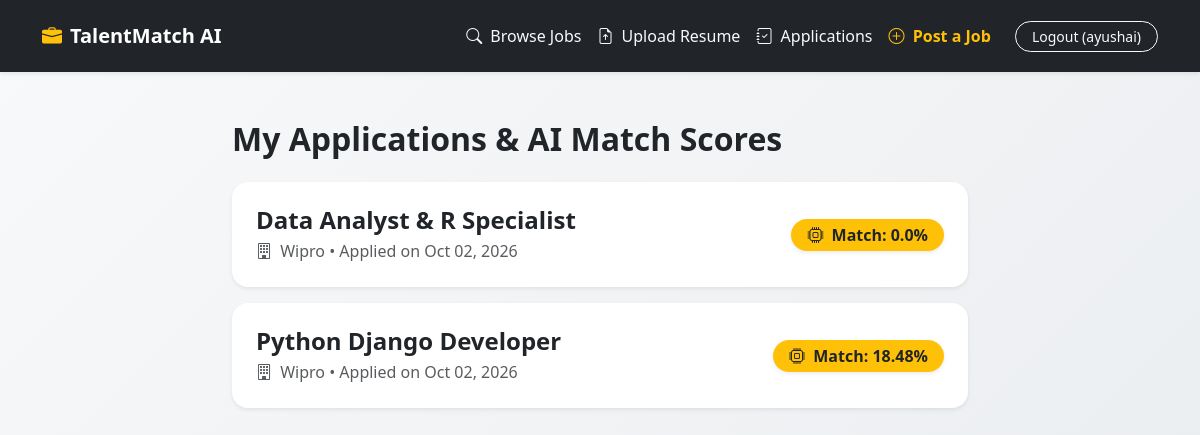
The page /applications/ (signed in) on the database its author committed.
### jobs/models.py (models this page shows, shortened)
class JobApplication(models.Model):
    job = models.ForeignKey(Job, on_delete=models.CASCADE, related_name='applications')
    candidate = models.ForeignKey(User, on_delete=models.CASCADE, related_name='applications')
    match_score = models.FloatField(default=0.0, help_text="Semantic match score percentage")
    status = models.CharField(
        max_length=20,
        choices=[('Applied', 'Applied'), ('Reviewing', 'Reviewing'), ('Interview', 'Interview'), ('Rejected', 'Rejected')],
        default='Applied'
    )
    applied_at = models.DateTimeField(auto_now_add=True)

class Job(models.Model):
    title = models.CharField(max_length=200)
    company = models.CharField(max_length=100)
    description = models.TextField()
    requirements = models.TextField()
    location = models.CharField(max_length=100)
    posted_by = models.ForeignKey(User, on_delete=models.CASCADE, related_name='posted_jobs')
    created_at = models.DateTimeField(auto_now_add=True)

### jobs/views.py (the view)
# urls.py: path('applications/', views.my_applications, name='my_applications'),
@login_required
def my_applications(request):
    applications = JobApplication.objects.filter(candidate=request.user).order_by('-applied_at')
    try:
        profile = request.user.candidate_profile
    except CandidateProfile.DoesNotExist:
        profile = None
    return render(request, 'jobs/my_applications.html', {'applications': applications, 'profile': profile})

### jobs/templates/jobs/my_applications.html
{% extends 'jobs/base_jobs.html' %}
{% block content %}
<div class="row justify-content-center">
    <div class="col-lg-8">
        <h2 class="fw-bold mb-4">My Applications & AI Match Scores</h2>
        {% for app in applications %}
        <div class="card border-0 shadow-sm rounded-4 p-4 mb-3 bg-white">
            <div class="d-flex justify-content-between align-items-center">
                <div>
                    <h4 class="fw-bold mb-1">{{ app.job.title }}</h4>
                    <p class="text-muted mb-0"><i class="bi bi-building me-1"></i> {{ app.job.company }} &bull; Applied on {{ app.applied_at|date:"M d, Y" }}</p>
                </div>
                <div class="text-end">
                    <span class="badge bg-warning text-dark fs-6 px-3 py-2 rounded-pill shadow-sm">
                        <i class="bi bi-cpu me-1"></i> Match: {{ app.match_score }}%
                    </span>
                </div>
            </div>
        </div>
        {% empty %}
        <div class="text-center py-5 text-muted">
            <i class="bi bi-journal-x fs-1"></i>
            <h5>You haven't applied to any jobs yet. Browse jobs and apply to see your AI semantic match score!</h5>
        </div>
        {% endfor %}
    </div>
</div>
{% endblock %}

### jobs/templates/jobs/base_jobs.html (shortened to what this page needs)
<!DOCTYPE html>
<html lang="en">
<head>
    <link href="https://cdn.jsdelivr.net/npm/bootstrap@5.3.0/dist/css/bootstrap.min.css" rel="stylesheet">
    <link rel="stylesheet" href="https://cdn.jsdelivr.net/npm/bootstrap-icons@1.10.5/font/bootstrap-icons.css">
</head>
<body>
    <nav class="navbar navbar-expand-lg navbar-dark bg-dark shadow-sm sticky-top py-3">
        <div class="container">
            <a class="navbar-brand fw-bold" href="{% url 'job_list' %}">
                <i class="bi bi-briefcase-fill text-warning me-2"></i>TalentMatch AI
            </a>
            <div class="collapse navbar-collapse" id="navbarNav">
                <ul class="navbar-nav ms-auto align-items-center">
                    <li class="nav-item">
                        <a class="nav-link text-light px-2" href="{% url 'job_list' %}"><i class="bi bi-search me-1"></i> Browse Jobs</a>
                    </li>
                    {% if user.is_authenticated %}
                        <li class="nav-item">
                            <a class="nav-link text-light px-2" href="{% url 'upload_resume' %}"><i class="bi bi-file-earmark-arrow-up me-1"></i> Upload Resume</a>
                        </li>
                        <li class="nav-item">
                            <a class="nav-link text-light px-2" href="{% url 'my_applications' %}"><i class="bi bi-journal-check me-1"></i> Applications</a>
                        </li>
                        <li class="nav-item">
                            <a class="nav-link text-warning fw-semibold px-2" href="{% url 'job_create' %}"><i class="bi bi-plus-circle me-1"></i> Post a Job</a>
                        </li>
                        <li class="nav-item ms-lg-3 mt-2 mt-lg-0">
                            <form action="{% url 'logout' %}" method="post" class="d-inline">
                                <button type="submit" class="btn btn-outline-light btn-sm rounded-pill px-3">Logout ({{ user.username }})</button>
                            </form>
                        </li>
                    {% else %}
                        <li class="nav-item ms-lg-3 mt-2 mt-lg-0">
                            <a class="btn btn-outline-light btn-sm rounded-pill px-3" href="{% url 'login' %}">Login</a>
                        </li>
                    {% endif %}
                </ul>
            </div>
        </div>
    </nav>
    <main class="container py-5">
        {% block content %}{% endblock %}
    </main>
</body>
</html>

### jobs/templates/jobs/base_jobs.html (style rules this page uses)
body { background: linear-gradient(135deg, #f8f9fa 0%, #e9ecef 100%); min-height: 100vh; }
.card { transition: transform 0.2s; }

### rows shown on the page
JobApplication: job "Data Analyst & R Specialist", job.company "Wipro", applied_at "Oct 02, 2026", match_score "0.0"
JobApplication: job "Python Django Developer", job.company "Wipro", applied_at "Oct 02, 2026", match_score "18.48"

### other values the page prints
{{ user.username }} "ayushai"
